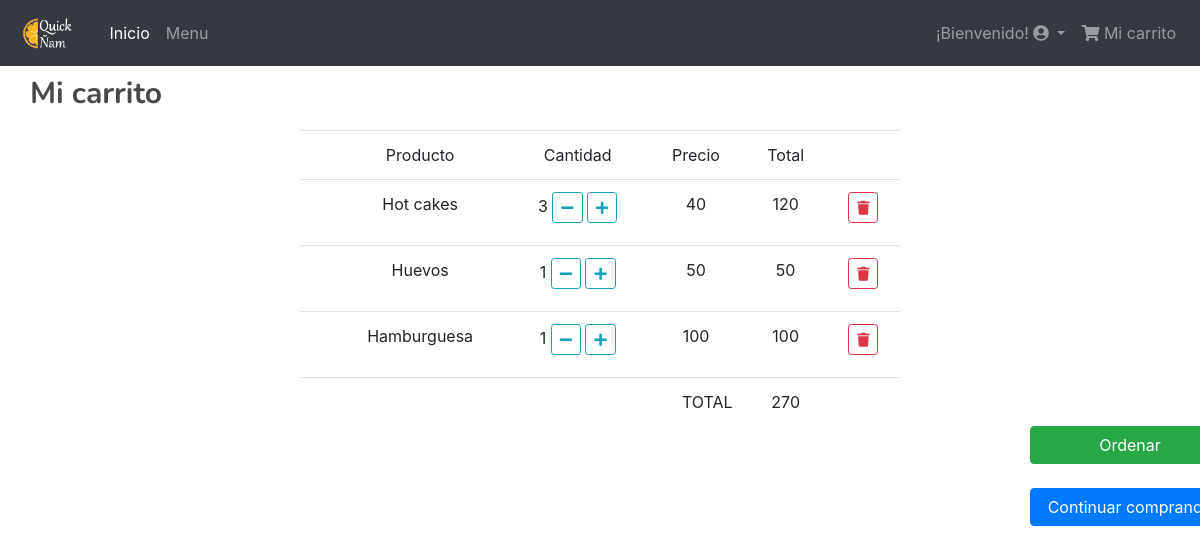
/usuarios/cliente/ver-carrito/ (signed in), run on the app's committed database.
### cliente/models.py (models this page shows)
class ArticuloCarrito(models.Model):
    producto = models.ForeignKey(Alimento, on_delete=models.CASCADE)
    cantidad = models.IntegerField(default=1)
    precio = models.FloatField(blank=True)
    carrito = models.ForeignKey('Carrito', on_delete=models.CASCADE)

### admin_alimentos/models.py (models this page shows, shortened)
class Alimento(models.Model):
	nombre = models.CharField(max_length=200)
	precio = models.IntegerField()
	foto = models.ImageField(blank=True, upload_to = 'fotos')
	descripcion =models.CharField(max_length=300)
	categoria = models.ForeignKey(Categoria, on_delete=models.CASCADE)

### cliente/views.py (the view)
# urls.py: path('ver-carrito/', views.CarritoDetalle.as_view(), name ='ver_carrito'),
class CarritoDetalle(LoginRequiredMixin, View):
    template = "carrito/carrito.html"
    def get(self, request):
        carrito= Carrito.objects.filter(user = request.user.id).filter(completado = False).first()
        if carrito == None:
            carrito = Carrito(user=request.user)
            carrito.save()
        articulos = ArticuloCarrito.objects.filter(carrito = carrito.id)
        context = {"pedidos": carrito, "articulos":articulos}
        return render(request, self.template, context)

### cliente/templates/carrito/carrito.html (shortened to what this page needs)
{% extends 'base_cliente.html' %}
{% load bootstrap4 %}
{% block body_content %}
{%if user.is_authenticated%}
<h1>Mi carrito </h1>
{%if articulos %}
	<table id="tabla" class="table table-hover" style="text-align: center;">
  		<thead>
			<tr>
				<td scope="col"></td>
				<td scope="col" >Producto</td>
				<td scope="col">Cantidad</td>
				<td scope="col">Precio</td>
				<td scope="col">Total</td>
				<td scope="col"></td>
			</tr>
		</thead>
		<tbody>
				{%for articulo in articulos%}
					<tr>
						{%if pedidos.completado == False%}
							<td> </td>
							<td>{{articulo.producto.nombre}}</td>
							<td >{{articulo.cantidad}}
								<button  type="button"
                            onclick="eliminar_articulo('{{articulo.producto.id}}');" class="btn btn-outline-info btn-sm">
                              <i class="fas fa-minus"></i>  </button>
                              <button type="button"
                            onclick="modificar_cantidad('{{articulo.producto.id}}');" class="btn btn-outline-info btn-sm">
                              <i class="fas fa-plus"></i>  </button>
							</td>
							<td class="precio">{{articulo.producto.precio}}</td>
							<td id="{{articulo.id}}">
							</td>
							<td>
								<button style="margin-bottom: 10px" type="button" name="btn" value="Eliminar" id="submitBtn"
                            onclick="eliminar('{{articulo.producto.id}}');" class="btn btn-outline-danger btn-sm">
                              <i class="fas fa-trash"></i>  </button>
							</td>
							{%endif%}
					</tr>
				{%endfor%}
					<tr>
						<td colspan="4" style="text-align: right;">TOTAL</td>
						<td><span id="Resultado"></span>
						</td>
						<td></td>
					</tr>
				</table>
					<div style="text-align: right; width: 1230px">
					<a style = "width: 200px" class="btn btn-success" href="{% url 'cliente:confirmar_direccion' pedidos.id %}"> Ordenar</a>
					</div>
					<br>
					<div style="text-align: right; width: 1230px">
					<a style = "width: 200px" class="btn btn-primary" href="{% url 'cliente:menucliente'%}"> Continuar comprando</a>
					</div>
			{% else %}
				<h2>Tu carrito esta vacío.</h2>
				<div style="text-align: right; width: 1230px">
					<a style = "width: 200px" class="btn btn-primary" href="{% url 'cliente:menucliente'%}"> Continuar comprando</a>
					</div>
			{% endif %}
	{% endif %}
{% endblock body_content %}

### cliente/static/css/main.css (style rules this page uses)
.table { margin: auto; width: 50% !important; }
h1 { color: #49484b; font-family: "Nunito"; font-size: 30px; font-weight: bold; margin-left:20px; padding:10px; }

### data on the page
ArticuloCarrito: producto.nombre "Hot cakes", cantidad "3", producto.precio "40"
ArticuloCarrito: producto.nombre "Huevos", cantidad "1", producto.precio "50"
ArticuloCarrito: producto.nombre "Hamburguesa", cantidad "1", producto.precio "100"
